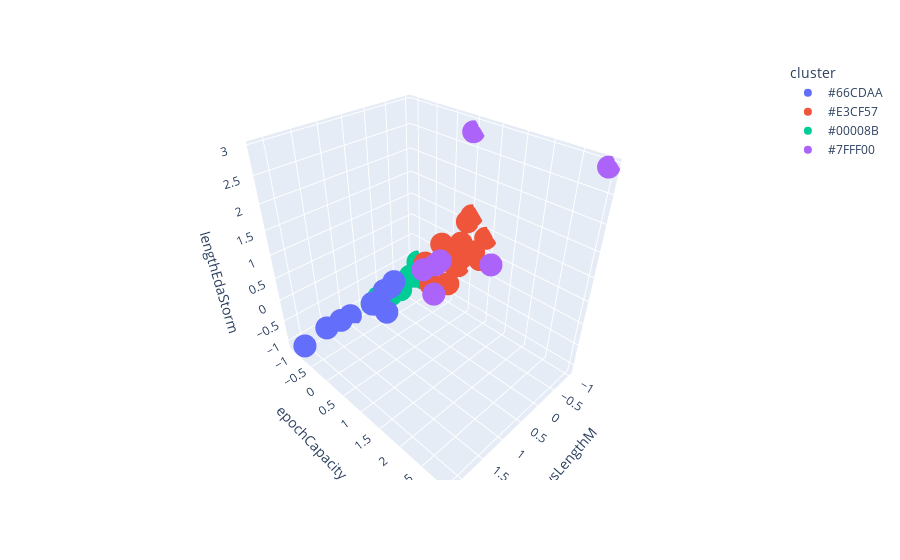

Notebook cell for this chart:
### Code cell
px.scatter_3d(final_cluster_df, x='swsLengthM', y='epochCapacity', z='lengthEdaStorm',color='cluster')

### Figure 1 — Plotly figure (JSON) as saved in the notebook; plotly's stock layout.template omitted (floating-point values rounded to 4 significant figures)
{"data": [{"hovertemplate": "cluster=#66CDAA<br>swsLengthM=%{x}<br>epochCapacity=%{y}<br>lengthEdaStorm=%{z}<extra></extra>", "legendgroup": "#66CDAA", "marker": {"color": "#636efa", "symbol": "circle"}, "mode": "markers", "name": "#66CDAA", "scene": "scene", "showlegend": true, "type": "scatter3d", "x": [2.179, 0.443, 0.9066, 1.469, 1.046, 1.618, 0.932, 0.828, 0.9989, 0.889, 0.8448], "y": [-0.8052, -0.7902, -1.053, -0.5485, 0.3401, -0.8604, 0.3527, 0.3238, -0.1318, 0.1086, -0.3401], "z": [-0.9296, -0.8877, -1.085, -0.5611, -0.07951, -0.8584, 0.4481, 0.49, -0.1884, 0.2052, -0.3768]}, {"hovertemplate": "cluster=#E3CF57<br>swsLengthM=%{x}<br>epochCapacity=%{y}<br>lengthEdaStorm=%{z}<extra></extra>", "legendgroup": "#E3CF57", "marker": {"color": "#EF553B", "symbol": "circle"}, "mode": "markers", "name": "#E3CF57", "scene": "scene", "showlegend": true, "type": "scatter3d", "x": [-1.002, -1.002, -0.786, -0.1908, -0.8193, -1.002, 0.1847, -1.002, -0.796, -0.6822, -0.2655, -1.002, -1.002, -1.002], "y": [0.4254, 0.2903, 0.7953, 0.2448, -0.06654, 0.2393, 0.4683, 0.2946, 0.223, 0.5614, 0.6289, 0.7856, 0.5263, 0.8934], "z": [1.013, 0.1006, 0.5947, -0.1507, 0.3686, -0.1046, 0.6491, 0.2764, 0.088, 0.7329, 0.02518, 0.3099, 1.185, 0.846]}, {"hovertemplate": "cluster=#00008B<br>swsLengthM=%{x}<br>epochCapacity=%{y}<br>lengthEdaStorm=%{z}<extra></extra>", "legendgroup": "#00008B", "marker": {"color": "#00cc96", "symbol": "circle"}, "mode": "markers", "name": "#00008B", "scene": "scene", "showlegend": true, "type": "scatter3d", "x": [0.3313, -0.3461, -1.002, -0.02478, -1.002, 0.1822, -1.002, -0.3757, -1.002, -1.002, 0.1706, -1.002, -0.53, 0.3417, -1.002, -0.00578, -1.002, -1.002], "y": [-1.027, -0.513, -0.981, -0.9961, -0.7918, -0.8598, -0.9377, -0.8801, -0.9454, -0.6048, -1.065, -1.015, -0.4603, -0.8539, -0.9631, -0.7863, -1.104, -0.7732], "z": [-1.085, -0.4145, -0.9966, -0.9966, -0.9547, -0.9296, -0.9673, -0.9966, -1.043, -0.5736, -1.043, -1.009, -0.4061, -0.8793, -0.5904, -0.8877, -0.9631, -0.9212]}, {"hovertemplate": "cluster=#7FFF00<br>swsLengthM=%{x}<br>epochCapacity=%{y}<br>lengthEdaStorm=%{z}<extra></extra>", "legendgroup": "#7FFF00", "marker": {"color": "#ab63fa", "symbol": "circle"}, "mode": "markers", "name": "#7FFF00", "scene": "scene", "showlegend": true, "type": "scatter3d", "x": [0.7563, 0.748, -0.1224, -1.002, 1.238, 0.945, -1.002], "y": [1.279, 1.373, 1.715, 0.46, 1.485, 1.43, 2.96], "z": [1.286, 1.403, 1.068, 2.797, 1.533, 0.8837, 2.927]}], "layout": {"legend": {"title": {"text": "cluster"}, "tracegroupgap": 0}, "margin": {"t": 60}, "scene": {"domain": {"x": [0, 1], "y": [0, 1]}, "xaxis": {"title": {"text": "swsLengthM"}}, "yaxis": {"title": {"text": "epochCapacity"}}, "zaxis": {"title": {"text": "lengthEdaStorm"}}}}}
